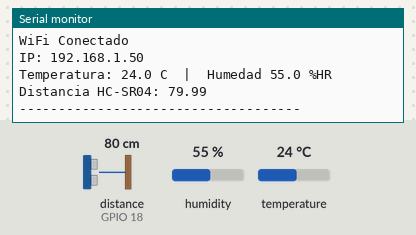
The sketch below on a simulated ESP32. Shown: the last lines printed to the serial monitor. Wiring (inferred from the names in the program): ultrasonic range finder: trigger GPIO 5; echo GPIO 18. The test bench sets the inputs (shaded band); at power-on: distance to the obstacle (sensor on GPIO 18) 80 cm, humidity 55 %, temperature 24 °C. The echo pulse lasts 58.3 µs per cm; WiFi joins after 1.5 s; servers stay silent unless stated.

Above: at 2.8 s.
2.9 s: distance to the obstacle (sensor on GPIO 18) set to 2 cm
5.6 s: humidity set to 22 %
At 7.4 s:
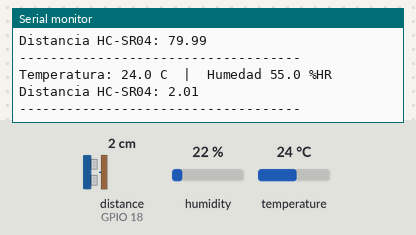
8.3 s: temperature set to 12 °C
At 10.8 s:
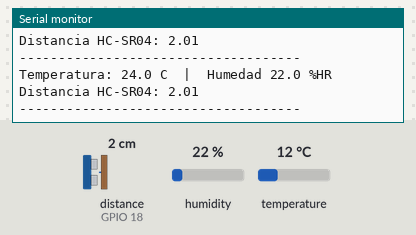
11.0 s: distance to the obstacle (sensor on GPIO 18) set to 4 cm
At 13.0 s:
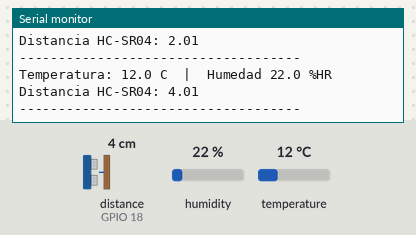
13.7 s: humidity set to 40 %
At 17.1 s:
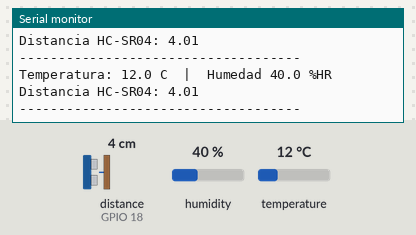
Timing chart, 0 to 17.4 s (numbered marks = the images above; inputs shaded):
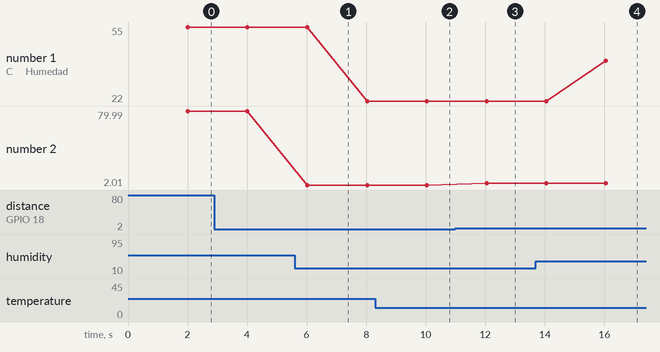

Measured:
- after the input at 11.0 s, the serial monitor: prints a new line after 1.0 s (image 3)
- after the input at 13.7 s, the serial monitor: prints a new line after 2.3 s (image 4)
- plotted number 1: 55 → 22 after the input at 5.6 s, 22 → 40 after the input at 13.7 s
- plotted number 2: 2.01 → 4.01 after the input at 11.0 s

The sketch:

SensorManager_test.ino
```cpp
#include "src/SensorManager/SensorManager.h"
#include "src/WiFiManager/WiFiManager.h"
#include "secrets.h"

void setup() {
  Serial.begin(115200);
  WiFiManager::begin(WIFI_SSID, WIFI_PSWD);
  SensorManager::begin();

  xTaskCreate(
    WiFiManager::task,
    "WiFiTask",
    4096,
    NULL,
    2,
    NULL
  );
  xTaskCreate(
    SensorManager::task,
    "SensorTask",
    4096,
    NULL,
    2,
    NULL
  );
}

void loop() {
  SensorManager::SensorData data = SensorManager::getData();
  if (data.dhtValid){
    Serial.printf(
      "Temperatura: %.1f C  |  Humedad %.1f %%HR\n",
      data.temperature,
      data.humidity
    );
  } else {
    Serial.println("[ERROR Leyendo DHT11]");
  }

  if (data.distanceValid){
    Serial.printf(
      "Distancia HC-SR04: %.2f\n",
      data.distance
    );
  } else {
    Serial.println("[ERROR Leyendo HC-SR04]");
  }

  Serial.println("------------------------------------");
  vTaskDelay(pdMS_TO_TICKS(2000));
}
```

secrets.example.h
```cpp
#ifndef SECRETS_H
#define SECRETS_H

#define WIFI_SSID "TU_SSID"
#define WIFI_PSWD "TU_PASSWORD"

#endif // SECRETS_H
```

SensorManager.cpp
```cpp
#include "SensorManager.h"
#include <DHT.h>

namespace SensorManager {
  static constexpr uint8_t DHT_PIN = 4;
  static constexpr uint8_t TRIG_PIN = 5;
  static constexpr uint8_t ECHO_PIN = 18;

  static constexpr uint8_t DHT_TYPE = DHT11;
  static constexpr uint32_t SAMPLE_TIME = 2000;

  static DHT dht(DHT_PIN, DHT_TYPE);

  static SensorData sensorData{
    0.0,
    0.0,
    0.0,
    false,
    false,
    0
  };

  static portMUX_TYPE dataMux = portMUX_INITIALIZER_UNLOCKED;
  void begin(){
    dht.begin();
    pinMode(TRIG_PIN, OUTPUT);
    pinMode(ECHO_PIN, INPUT);

    digitalWrite(TRIG_PIN, LOW);
    Serial.println("SensorManager Inicializado");
  }

  static void readDHT(){
    float temperature = dht.readTemperature();
    float humidity = dht.readHumidity();

    bool valid = !isnan(temperature) && !isnan(humidity);
    portENTER_CRITICAL(&dataMux);
    sensorData.dhtValid = valid;

    if (valid){
      sensorData.temperature = temperature;
      sensorData.humidity = humidity;
    }
    portEXIT_CRITICAL(&dataMux);
  }

  static void readDistance(){
    digitalWrite(TRIG_PIN, LOW);
    delayMicroseconds(2);

    digitalWrite(TRIG_PIN, HIGH);
    delayMicroseconds(10);
    digitalWrite(TRIG_PIN, LOW);

    unsigned long duration = pulseIn(ECHO_PIN, HIGH, 30000UL);
    bool valid = duration > 0;
    float distance = 0.0;

    if(valid){
      distance = (duration * 0.0343f) / 2.0f;
    }
    portENTER_CRITICAL(&dataMux);
    sensorData.distanceValid = valid;

    if(valid){
      sensorData.distance = distance;
    }
    portEXIT_CRITICAL(&dataMux);
  }

  SensorData getData(){
    SensorData snapshot;
    portENTER_CRITICAL(&dataMux);
    snapshot = sensorData;
    portEXIT_CRITICAL(&dataMux);
    return snapshot;
  }

  void task(void* parameter){
    TickType_t lastWakeTime = xTaskGetTickCount();
    for(;;){
      readDHT();
      readDistance();

      portENTER_CRITICAL(&dataMux);
      sensorData.lastUpdate = millis();
      portEXIT_CRITICAL(&dataMux);

      vTaskDelayUntil(
        &lastWakeTime,
        pdMS_TO_TICKS(SAMPLE_TIME)
      );
    }
  }
}
```

SensorManager.h
```cpp
#ifndef SENSOR_MANAGER_H
#define SENSOR_MANAGER_H
#include <Arduino.h>

namespace SensorManager {
  struct SensorData {
    float temperature;
    float humidity;
    float distance;
    bool dhtValid;
    bool distanceValid;
    uint32_t lastUpdate;
  };

  void begin();
  void task(void* parameter);
  SensorData getData();
}

#endif // !SENSOR_MANAGER_H
```

WiFiManager.cpp
```cpp
#include "WiFiManager.h"

namespace WiFiManager {
static String _ssid;
static String _password;

  void begin(const char* ssid, const char* password){
    _ssid = ssid;
    _password = password;

    WiFi.mode(WIFI_STA);
    WiFi.setAutoReconnect(true);
    WiFi.begin(_ssid.c_str(), _password.c_str());
    Serial.println("WiFi Inicializado!!!");
  }

  void task(void* parameter){
    (void)parameter;
    for(;;){
      if (WiFi.status() != WL_CONNECTED){
        Serial.println("Conectando a WiFi...");
        WiFi.begin(_ssid.c_str(), _password.c_str());

        uint32_t start = millis();
        while(WiFi.status() != WL_CONNECTED && millis() - start < 15000){
          Serial.print(".");
          vTaskDelay(pdMS_TO_TICKS(500));
        }
        Serial.println();

        if (WiFi.status() == WL_CONNECTED){
          Serial.println("WiFi Conectado");
          Serial.print("IP: ");
          Serial.println(WiFi.localIP());
        }else{
          Serial.print("Error WiFi. Estado: ");
          Serial.println(WiFi.status());
        }
      }
      vTaskDelay(pdMS_TO_TICKS(5000));
    }
  }

  bool isConnected(){
    return WiFi.status() == WL_CONNECTED;
  }

  IPAddress getIP(){
    if (!isConnected()){
      return IPAddress(0, 0, 0, 0);
    }
    return WiFi.localIP();
  }

}
```

WiFiManager.h
```cpp
#ifndef WIFI_MANAGER_H
#define WIFI_MANAGER_H

#include <Arduino.h>
#include <WiFi.h>

namespace WiFiManager {
  void begin(const char* ssid, const char* password);
  void task(void* parameter);
  bool isConnected();
  IPAddress getIP();
}

#endif // !WIFI_MANAGER_H
```
